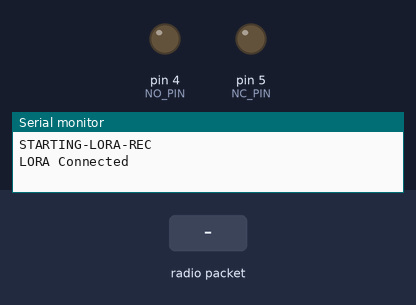
Recording of a program running on a simulated Arduino Uno, built with avr-gcc and run on an emulated ATmega328P. Shown: output pins drawn as LEDs (lit = HIGH), the last lines printed to the serial monitor. The inputs (shaded band) are chosen by the test bench. No radio packets arrive unless stated.

Above: at 1.2 s.
1.3 s: radio packet "ON" arrives
At 2.7 s:
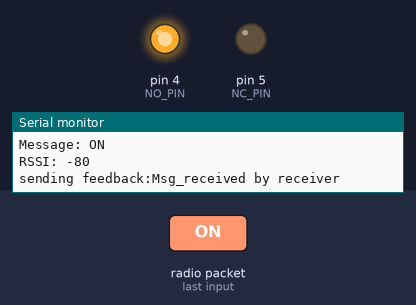
4.3 s: radio packet "OFF" arrives
At 6.1 s:
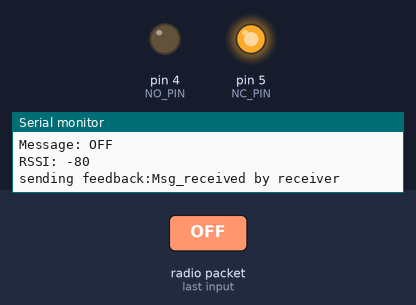
Timing chart, 0 to 8.5 s (numbered marks = the images above; inputs shaded):
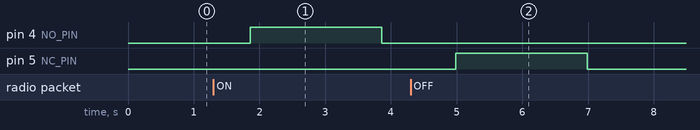

Measured:
- after the input at 1.3 s, pin 4 (NO_PIN): LOW → HIGH after 0.56 s, → LOW 2.0 s later
- after the input at 4.3 s, pin 5 (NC_PIN): LOW → HIGH after 0.69 s, → LOW 2.0 s later

The program:

main.cpp
```cpp
//Lora REC
#include <Arduino.h>
#include <LoRa.h>
#define NO_PIN 4
#define NC_PIN 5

bool NO_STATE = false;
bool NC_STATE = true;

int NO_PERIOD = 2000;
int NC_PERIOD = 2000;
unsigned long time_now_NC = 0;
unsigned long time_now_NO = 0;
void(* resetFunc) (void) = 0;
void check_lora_connection(void);
void Start_Motor(void);
void Stop_Motor(void);
String send_data(String);
bool check_water_avl(void);
bool check_water_avl1(void);
void send_feedback(String);
void check_event(String);
void onReceive(int);

void setup() {
  Serial.begin(9600);
  pinMode(NO_PIN, OUTPUT);
  pinMode(NC_PIN, OUTPUT);
  Serial.println("STARTING-LORA-REC");
  check_lora_connection();
  Serial.println("LORA Connected");
  digitalWrite(NC_PIN, LOW);
  digitalWrite(NO_PIN, LOW);
}

void loop()
{
  //time_now_NC = millis();
  //time_now_NC = millis();
onReceive(LoRa.parsePacket());
}

String send_data(String data)
{
    String temp_data = "send successfull";
    LoRa.beginPacket();
    LoRa.print(data);
    LoRa.endPacket();
    return temp_data;
  }

void check_lora_connection()
{
  if (!LoRa.begin(433E6))
  {
   Serial.println("Starting LoRa failed!");
   while (1);
 }
}
void send_feedback(String temp)
{
  delay(500);
  send_data(temp);
  Serial.println("sending feedback:" + temp);
}
void onReceive(int packetSize)
{
  if (packetSize == 0) return;
  String incoming = "";
  while (LoRa.available())
  {
    incoming += (char)LoRa.read();
  }
  Serial.println("Message: " + incoming);
  Serial.println("RSSI: " + String(LoRa.packetRssi()));
  Serial.println();
  send_feedback("Msg_received by receiver");
  check_event(incoming);
}

void check_event(String temp_event)
{
  if (temp_event == "ON")
  {
    if(!NO_STATE)
    {
      Start_Motor();
      if(check_water_avl())
      {
        NO_STATE = true;
        NC_STATE = false;
       send_feedback("Motor Started successfully");
       temp_event ="";
       return;
      }
      if(!check_water_avl())
        {
          send_feedback("Motor Started Failled");
          temp_event ="";
          return;
        }
    }
    if(NO_STATE)
    {
      send_feedback("Already On");
    }
  }

  if (temp_event == "OFF")
  {
    if(!NC_STATE)
    {
      Stop_Motor();
      if(!check_water_avl1())
        {
          NC_STATE = true;
          NO_STATE = false;
          send_feedback("Motor Stopped successfully");
          temp_event ="";
          return;
        }
        if(check_water_avl1())
          {
            send_feedback("Motor Stopped Failled");
            temp_event ="";
            return;
          }
      }
    if(NC_STATE)
      {
        send_feedback("Already OFF");
      }
  }
  else
  {
    return;
  }
}

void Start_Motor()
{
digitalWrite(NO_PIN, HIGH);
delay(NO_PERIOD);
digitalWrite(NO_PIN, LOW);
}

void Stop_Motor()
{
digitalWrite(NC_PIN, HIGH);
delay(NC_PERIOD);
digitalWrite(NC_PIN, LOW);
}

bool check_water_avl()
{
return true;
}
bool check_water_avl1()
{
return false;
}
void reset_arduino()
{
  resetFunc();
}
```
